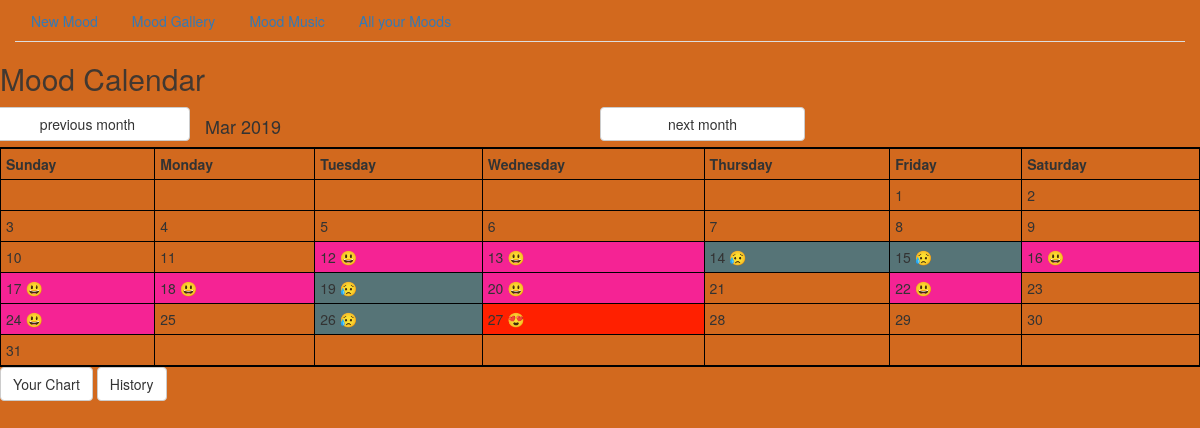
Page /mcalendar/ on the earlier database version.
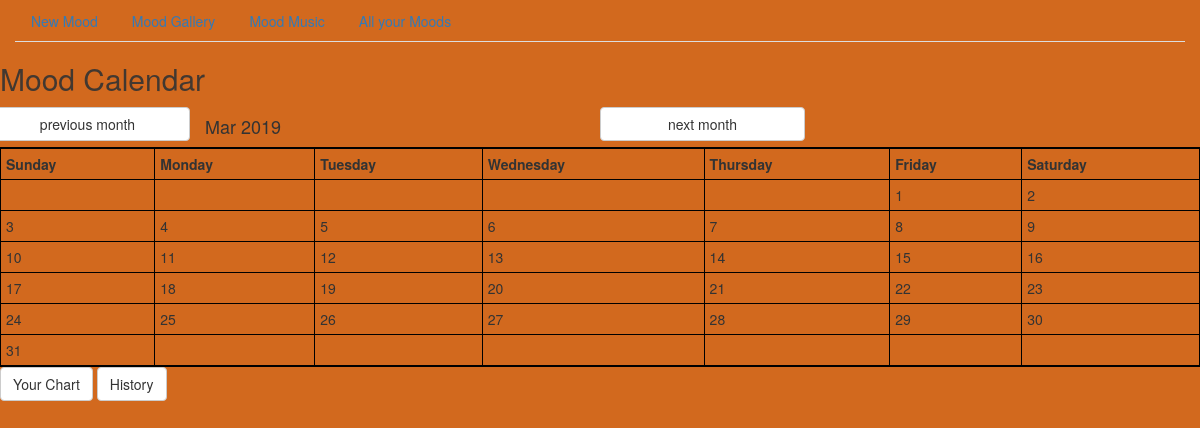
Same page on the later database version.
### tables this page shows
CREATE TABLE post (
    id INTEGER PRIMARY KEY AUTOINCREMENT , 
    created TIMESTAMP NOT NULL DEFAULT CURRENT_TIMESTAMP,
    mood TEXT NOT NULL,
    body TEXT NOT NULL
);

### final_project_example/__init__.py (the view)
    @app.route("/mcalendar/", defaults={'month':None, 'year':None},  methods=["GET", "POST"])
    @app.route("/mcalendar/<month>/<year>", methods=["GET", "POST"])
    def mcalendar(month, year):
        if month is None:
            month = datetime.date.today().month
        else:
            month=int(month)
        if year is None:
            year = datetime.date.today().year
        else:
            year=int(year)
        db = get_db()
        posts = db.execute(
            'SELECT id, mood, body, created'
            ' FROM post'
            ' ORDER BY created DESC'
        ).fetchall()
        cal = calendar.Calendar(6)
        today = datetime.date.today().day
        calmonth = cal.monthdatescalendar(year,month)
        previous_month, previous_year= previous_date(month, year)
        next_month, next_year= next_date(month, year)
        return render_template(
            "mcalendar.html",
            posts=posts,
            mood_colour=mood_colour,
            calmonth = calmonth,
            month = month,
            today = today,
            year = year,
            find_mood_for_date = find_mood_for_date,
            mood_emoji = mood_emoji,
            mood_colour_cal=mood_colour_cal,
            previous_month=previous_month,
            previous_year=previous_year,
            next_month=next_month,
            next_year=next_year,
            month_converter=month_converter,
            )

### final_project_example/db.py (called while the page is built)
def get_db():
    if 'db' not in g:
        g.db = sqlite3.connect(
            current_app.config['DATABASE'],
            detect_types=sqlite3.PARSE_DECLTYPES
        )
        g.db.row_factory = sqlite3.Row
    return g.db

### final_project_example/templates/mcalendar.html (shortened to what this page needs)
{% extends "base.html" %}
{% block body %}
<header>
<h2>Mood Calendar</h2>
</header>
    <table class="post container" >
        <div class="row">
            <a href= "{{ url_for('mcalendar', month=previous_month, year=previous_year) }}" class="btn btn-default col-sm-2" role="button">
            previous month
            </a>
            <h4 class="col-sm-4">{{ month_converter(month) }}  {{ year }}</h4>
            <a href= "{{ url_for('mcalendar', month=next_month, year=next_year) }}" class="btn btn-default col-sm-2" role="button">
            next month
            </a>
        </div>
        <tr>
            <th>Sunday</th>
            <th>Monday</th>
            <th>Tuesday</th>
            <th>Wednesday</th>
            <th>Thursday</th>
            <th>Friday</th>
            <th>Saturday</th>
        </tr>
        {% for calweek in calmonth %}
        <tr>
            {% for calday in calweek %}
            {% if calday.month == month %}
                <td style="background-color: {{ mood_colour_cal(calday, posts) }}"> {{ (calday.day) }}  {{ mood_emoji(find_mood_for_date(calday, posts)) }}</td>
            {% else %}
                <td>&nbsp;</td>
            {% endif %}
            {% endfor %}
        </tr>
        {% endfor %}
    </table>
    <a href= "{{ url_for('graph') }}" class="btn btn-default" role="button" > Your Chart</a>
    <a href= "{{ url_for('history') }}" class="btn btn-default" role="button" >History</a>
{% endblock %}

Differences in the rows shown:
removed post: mood "😃"
removed post: mood "😃"
removed post: mood "😥"
removed post: mood "😥"
removed post: mood "😃"
removed post: mood "😃"
removed post: mood "😃"
removed post: mood "😥"
removed post: mood "😃"
removed post: mood "😃"
removed post: mood "😃"
removed post: mood "😥"
removed post: mood "😍"
Other differences:
list line gone: "12 13 14 15 16"
new list line: "12 13 14 15 16"
list line gone: "17 18 19 20 22"
new list line: "17 18 19 20 22"
list line gone: "24 26 27"
new list line: "24 26 27"
